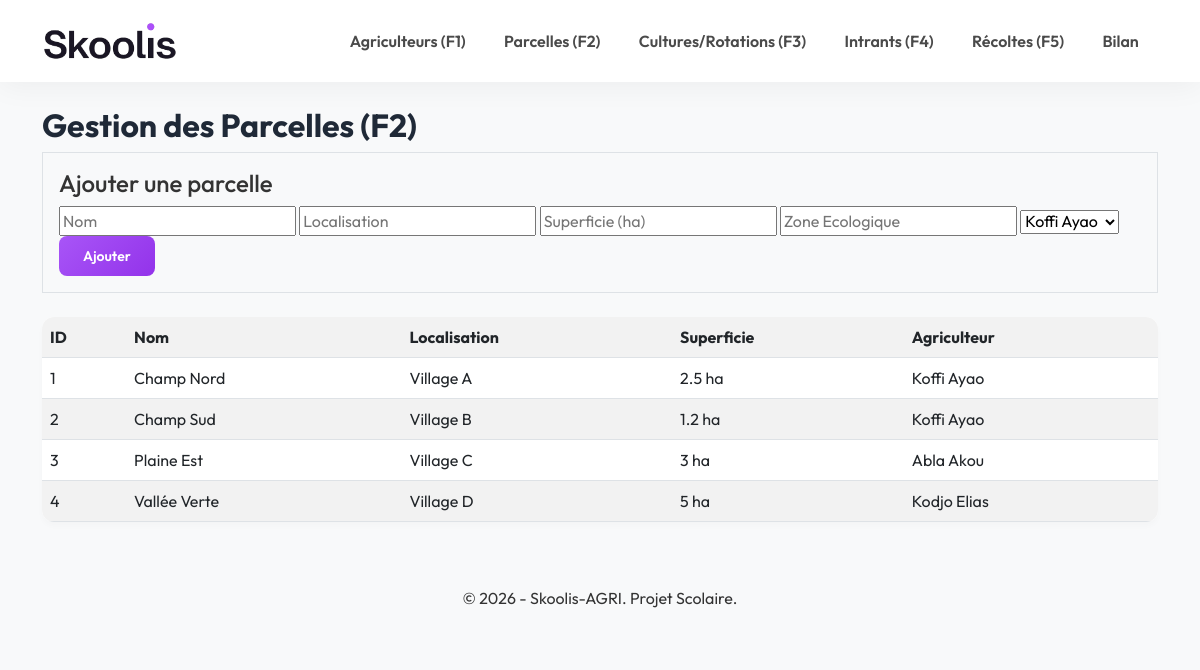
The page /php_app/parcelles.php on the database its author committed.
### tables this page shows
CREATE TABLE parcelle (
    id_parcelle INT AUTO_INCREMENT PRIMARY KEY,
    nom VARCHAR(100) NOT NULL,
    localisation VARCHAR(150),
    superficie FLOAT NOT NULL COMMENT 'en hectares',
    zone_ecologique VARCHAR(100),
    id_agriculteur INT,
    FOREIGN KEY (id_agriculteur) REFERENCES agriculteur(id_agriculteur) ON DELETE CASCADE
);

CREATE TABLE agriculteur (
    id_agriculteur INT AUTO_INCREMENT PRIMARY KEY,
    nom VARCHAR(50) NOT NULL,
    prenom VARCHAR(50) NOT NULL,
    contact VARCHAR(50),
    id_cooperative INT,
    FOREIGN KEY (id_cooperative) REFERENCES cooperative(id_cooperative) ON DELETE SET NULL
);

### php_app/parcelles.php (the view, shortened to what this page needs)
<?php
require 'db.php';
$parcelles = $pdo->query("SELECT p.*, a.nom as agri_nom, a.prenom as agri_prenom FROM parcelle p LEFT JOIN agriculteur a ON p.id_agriculteur = a.id_agriculteur")->fetchAll();
$agris = $pdo->query("SELECT * FROM agriculteur")->fetchAll();
include 'header.php';
?>
<h2>Gestion des Parcelles (F2)</h2>
<form method="post" class="mb-4 bg-light p-3 border">
    <h4>Ajouter une parcelle</h4>
    <input type="text" name="nom" placeholder="Nom" required>
    <input type="text" name="localisation" placeholder="Localisation">
    <input type="number" step="0.1" name="superficie" placeholder="Superficie (ha)" required>
    <input type="text" name="zone_ecologique" placeholder="Zone Ecologique">
    <select name="id_agriculteur">
        <?php foreach ($agris as $a): ?><option value="<?= $a['id_agriculteur'] ?>"><?= $a['nom'] . ' ' . $a['prenom'] ?></option><?php endforeach; ?>
    </select>
    <button type="submit" class="btn btn-sm btn-primary">Ajouter</button>
</form>
<table class="table table-striped">
    <tr><th>ID</th><th>Nom</th><th>Localisation</th><th>Superficie</th><th>Agriculteur</th></tr>
    <?php foreach ($parcelles as $p): ?>
    <tr><td><?= $p['id_parcelle'] ?></td><td><?= htmlspecialchars($p['nom']) ?></td><td><?= htmlspecialchars($p['localisation']) ?></td><td><?= $p['superficie'] ?> ha</td><td><?= htmlspecialchars($p['agri_nom'] . ' ' . $p['agri_prenom']) ?></td></tr>
    <?php endforeach; ?>
</table>
<?php include 'footer.php'; ?>

### php_app/assets/css/style.css (style rules this page uses)
body { font-family: 'Outfit', sans-serif; background-color: #f8f9fa; color: #333; }
.btn-primary, .btn-success { background: linear-gradient(135deg, #a855f7, #9333ea); border: none; border-radius: 8px; padding: 0.6rem 1.5rem; font-weight: 600; transition: all 0.3s ease; }
h1, h2, h3 { font-weight: 700; color: #1f2937; }
.table { background: white; border-radius: 12px; overflow: hidden; box-shadow: 0 4px 6px rgba(0,0,0,0.02); }

### rows shown on the page
parcelle: id_parcelle "1", nom "Champ Nord", localisation "Village A", superficie "2.5", id_agriculteur.prenom "Koffi Ayao"
parcelle: id_parcelle "2", nom "Champ Sud", localisation "Village B", superficie "1.2", id_agriculteur.prenom "Koffi Ayao"
parcelle: id_parcelle "3", nom "Plaine Est", localisation "Village C", superficie "3", id_agriculteur.prenom "Abla Akou"
parcelle: id_parcelle "4", nom "Vallée Verte", localisation "Village D", superficie "5", id_agriculteur.prenom "Kodjo Elias"

### other values the page prints
form field id_agriculteur "Koffi Ayao"
